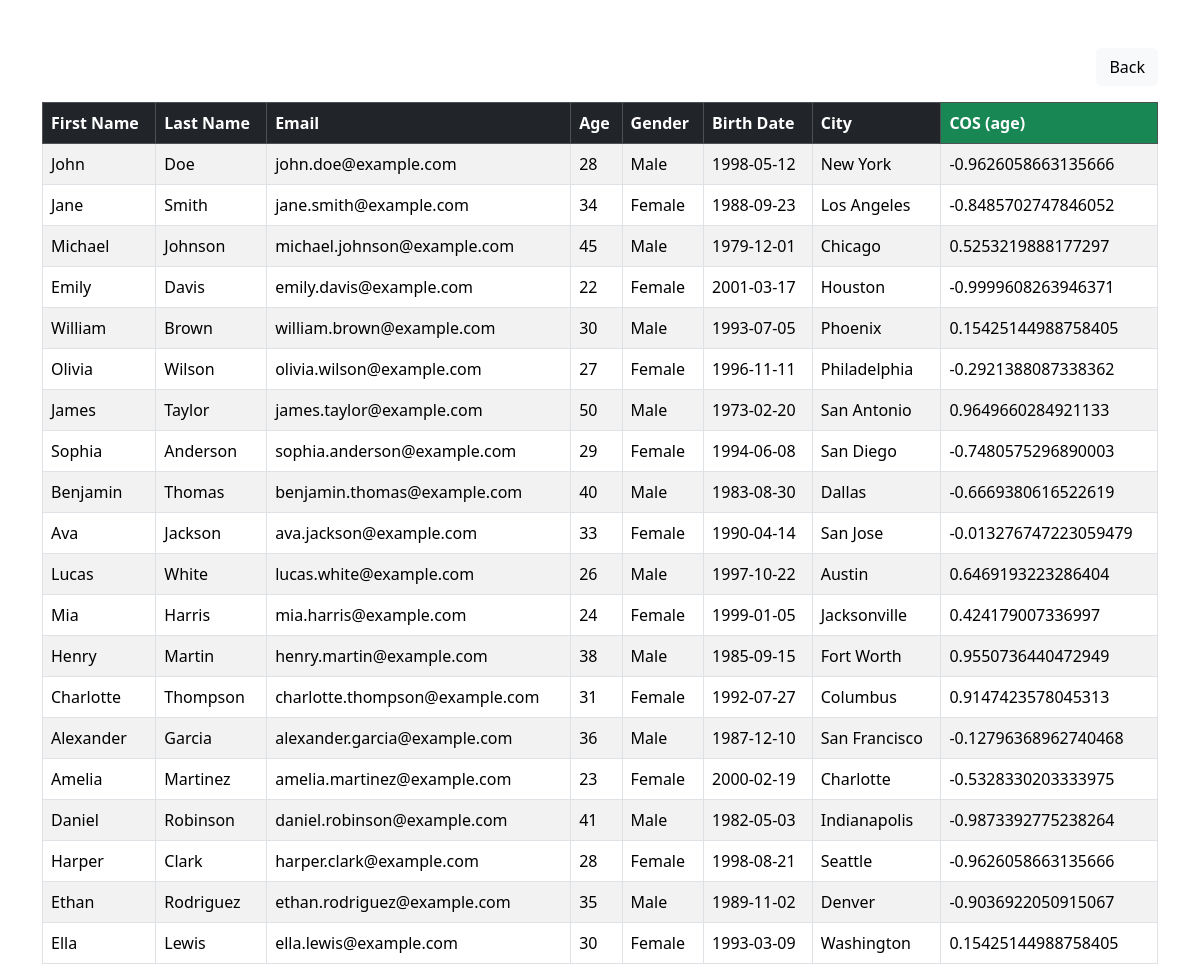
The page /cos.php on the database its author committed.
### tables this page shows
CREATE TABLE `peopletbl` (
  `first_name` varchar(50) NOT NULL,
  `last_name` varchar(50) NOT NULL,
  `email` varchar(50) NOT NULL,
  `age` int(5) NOT NULL,
  `gender` varchar(20) NOT NULL,
  `birth_date` date NOT NULL,
  `city` varchar(50) NOT NULL
);

### cos.php (the view, shortened to what this page needs)
<?php
require_once "dbconnection.php";
$sql = "SELECT *, COS(age) AS cos_age FROM peopletbl";
$result = mysqli_query($conn, $sql);
?>
<!DOCTYPE html>
<html lang="en">
<head>
    <link href="https://cdn.jsdelivr.net/npm/bootstrap@5.3.2/dist/css/bootstrap.min.css" rel="stylesheet">
</head>
<body>
<div class="container mt-5">
    <div class="d-flex justify-content-end mb-3">
        <a href="index.php" class="btn btn-light">Back</a>
    </div>
    <table class="table table-bordered table-striped">
        <thead class="table-dark">
            <tr>
                <th>First Name</th>
                <th>Last Name</th>
                <th>Email</th>
                <th>Age</th>
                <th>Gender</th>
                <th>Birth Date</th>
                <th>City</th>
                <th class="bg-success">COS (age)</th>
            </tr>
        </thead>
        <tbody>
        <?php
        if (mysqli_num_rows($result) > 0) {
            while ($row = mysqli_fetch_assoc($result)) {
                echo "<tr>";
                echo "<td>{$row['first_name']}</td>";
                echo "<td>{$row['last_name']}</td>";
                echo "<td>{$row['email']}</td>";
                echo "<td>{$row['age']}</td>";
                echo "<td>{$row['gender']}</td>";
                echo "<td>{$row['birth_date']}</td>";
                echo "<td>{$row['city']}</td>";
                echo "<td>{$row['cos_age']}</td>";
                echo "</tr>";
            }
        } else {
            echo "<tr><td colspan='8'>No records found</td></tr>";
        }
        ?>
        </tbody>
    </table>
</div>
</body>
</html>

### rows shown on the page
peopletbl: first_name "John", last_name "Doe", email "john.doe@example.com", age "28", gender "Male", birth_date "1998-05-12", city "New York", cos_age "-0.9626058663135666"
peopletbl: first_name "Jane", last_name "Smith", email "jane.smith@example.com", age "34", gender "Female", birth_date "1988-09-23", city "Los Angeles", cos_age "-0.8485702747846052"
peopletbl: first_name "Michael", last_name "Johnson", email "michael.johnson@example.com", age "45", gender "Male", birth_date "1979-12-01", city "Chicago", cos_age "0.5253219888177297"
peopletbl: first_name "Emily", last_name "Davis", email "emily.davis@example.com", age "22", gender "Female", birth_date "2001-03-17", city "Houston", cos_age "-0.9999608263946371"
peopletbl: first_name "William", last_name "Brown", email "william.brown@example.com", age "30", gender "Male", birth_date "1993-07-05", city "Phoenix", cos_age "0.15425144988758405"
peopletbl: first_name "Olivia", last_name "Wilson", email "olivia.wilson@example.com", age "27", gender "Female", birth_date "1996-11-11", city "Philadelphia", cos_age "-0.2921388087338362"
peopletbl: first_name "James", last_name "Taylor", email "james.taylor@example.com", age "50", gender "Male", birth_date "1973-02-20", city "San Antonio", cos_age "0.9649660284921133"
peopletbl: first_name "Sophia", last_name "Anderson", email "sophia.anderson@example.com", age "29", gender "Female", birth_date "1994-06-08", city "San Diego", cos_age "-0.7480575296890003"
peopletbl: first_name "Benjamin", last_name "Thomas", email "benjamin.thomas@example.com", age "40", gender "Male", birth_date "1983-08-30", city "Dallas", cos_age "-0.6669380616522619"
peopletbl: first_name "Ava", last_name "Jackson", email "ava.jackson@example.com", age "33", gender "Female", birth_date "1990-04-14", city "San Jose", cos_age "-0.013276747223059479"
peopletbl: first_name "Lucas", last_name "White", email "lucas.white@example.com", age "26", gender "Male", birth_date "1997-10-22", city "Austin", cos_age "0.6469193223286404"
peopletbl: first_name "Mia", last_name "Harris", email "mia.harris@example.com", age "24", gender "Female", birth_date "1999-01-05", city "Jacksonville", cos_age "0.424179007336997"
peopletbl: first_name "Henry", last_name "Martin", email "henry.martin@example.com", age "38", gender "Male", birth_date "1985-09-15", city "Fort Worth", cos_age "0.9550736440472949"
peopletbl: first_name "Charlotte", last_name "Thompson", email "charlotte.thompson@example.com", age "31", gender "Female", birth_date "1992-07-27", city "Columbus", cos_age "0.9147423578045313"
peopletbl: first_name "Alexander", last_name "Garcia", email "alexander.garcia@example.com", age "36", gender "Male", birth_date "1987-12-10", city "San Francisco", cos_age "-0.12796368962740468"
peopletbl: first_name "Amelia", last_name "Martinez", email "amelia.martinez@example.com", age "23", gender "Female", birth_date "2000-02-19", city "Charlotte", cos_age "-0.5328330203333975"
peopletbl: first_name "Daniel", last_name "Robinson", email "daniel.robinson@example.com", age "41", gender "Male", birth_date "1982-05-03", city "Indianapolis", cos_age "-0.9873392775238264"
peopletbl: first_name "Harper", last_name "Clark", email "harper.clark@example.com", age "28", gender "Female", birth_date "1998-08-21", city "Seattle", cos_age "-0.9626058663135666"
peopletbl: first_name "Ethan", last_name "Rodriguez", email "ethan.rodriguez@example.com", age "35", gender "Male", birth_date "1989-11-02", city "Denver", cos_age "-0.9036922050915067"
peopletbl: first_name "Ella", last_name "Lewis", email "ella.lewis@example.com", age "30", gender "Female", birth_date "1993-03-09", city "Washington", cos_age "0.15425144988758405"
